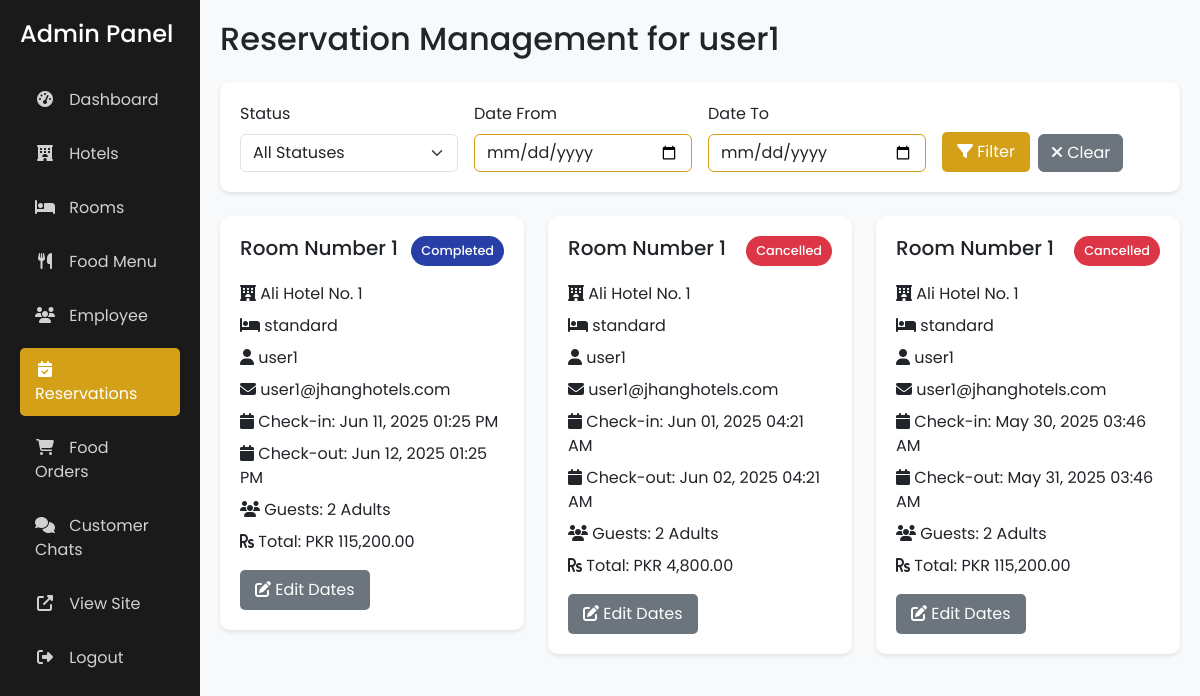
/admin/reservations.php?user_id=3 (signed in), run on an earlier commit of the app's database.
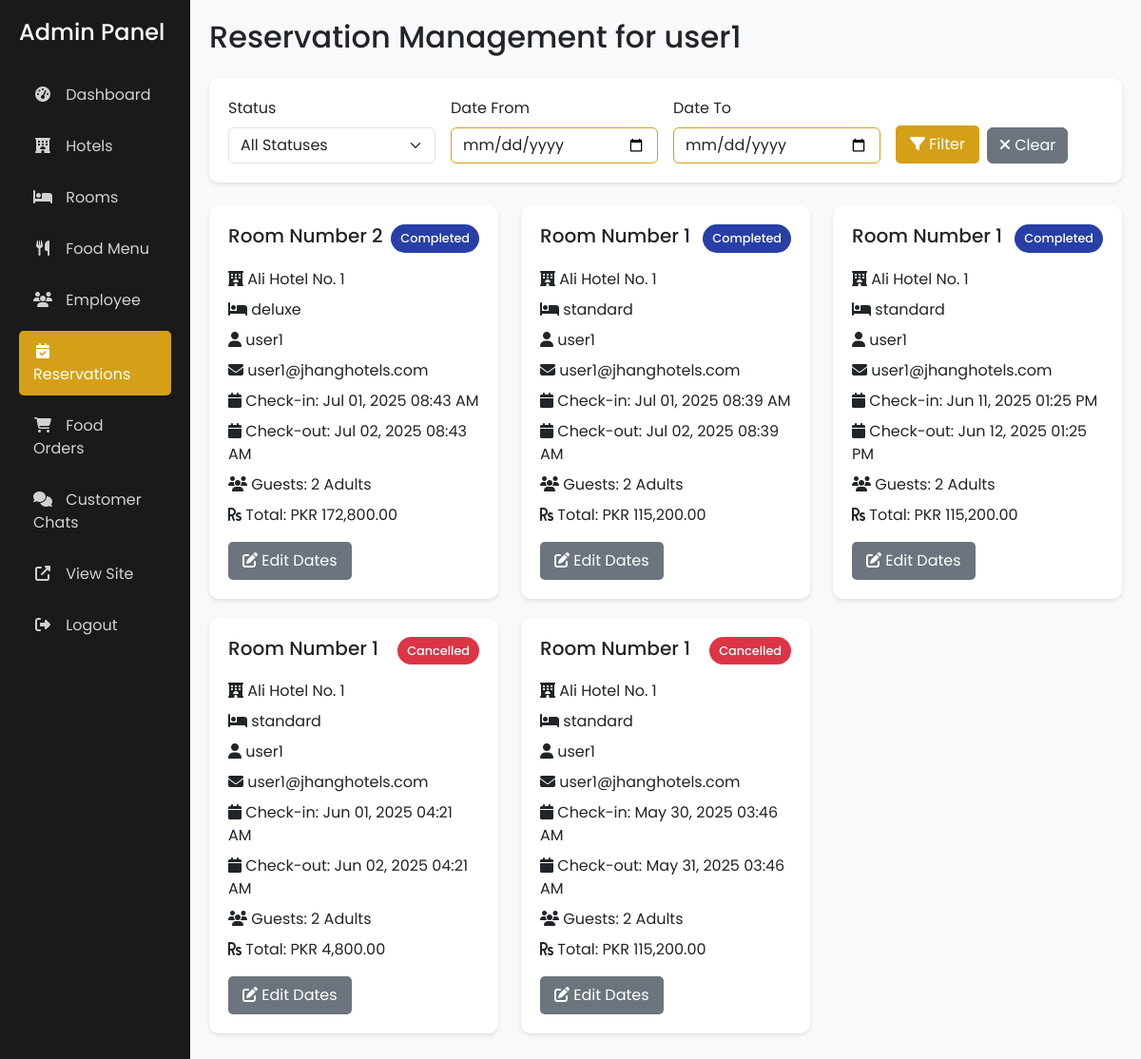
And on a later commit of the database.
### tables this page shows
CREATE TABLE `bookings` (
  `id` int(11) NOT NULL,
  `user_id` int(11) NOT NULL,
  `hotel_id` int(11) NOT NULL,
  `room_id` int(11) NOT NULL,
  `check_in_date` datetime NOT NULL,
  `check_out_date` datetime NOT NULL,
  `adults` int(11) NOT NULL,
  `children` int(11) NOT NULL,
  `total_price` decimal(10,2) NOT NULL,
  `booking_status` enum('pending','confirmed','cancelled','completed') DEFAULT 'pending',
  `created_at` timestamp NOT NULL DEFAULT current_timestamp(),
  `status` varchar(20) DEFAULT 'pending',
  `check_in` datetime DEFAULT NULL,
  `check_out` datetime DEFAULT NULL
);

CREATE TABLE `hotels` (
  `id` int(11) NOT NULL,
  `name` varchar(100) NOT NULL,
  `description` text DEFAULT NULL,
  `address` text NOT NULL,
  `city` varchar(50) NOT NULL,
  `phone` varchar(20) DEFAULT NULL,
  `email` varchar(100) DEFAULT NULL,
  `website` varchar(100) DEFAULT NULL,
  `image_url` varchar(255) DEFAULT NULL,
  `created_at` timestamp NOT NULL DEFAULT current_timestamp(),
  `updated_at` timestamp NOT NULL DEFAULT current_timestamp() ON UPDATE current_timestamp(),
  `vendor_id` int(11) NOT NULL,
  `average_rating` decimal(3,2) DEFAULT NULL COMMENT 'Stores the average rating (1.00-5.00) for the hotel'
);

CREATE TABLE `rooms` (
  `id` int(11) NOT NULL,
  `hotel_id` int(11) NOT NULL,
  `room_type` enum('standard','deluxe','suite','presidential_suite') NOT NULL,
  `description` text DEFAULT NULL,
  `price_per_hour` decimal(10,2) NOT NULL,
  `capacity` int(11) NOT NULL,
  `image_url` varchar(255) DEFAULT NULL,
  `amenities` text DEFAULT NULL,
  `status` enum('available','not available','maintenance') DEFAULT 'available',
  `created_at` timestamp NOT NULL DEFAULT current_timestamp(),
  `updated_at` timestamp NOT NULL DEFAULT current_timestamp() ON UPDATE current_timestamp()
);

CREATE TABLE `users` (
  `id` int(11) NOT NULL,
  `username` varchar(50) NOT NULL,
  `email` varchar(100) NOT NULL,
  `password` varchar(255) NOT NULL,
  `role` enum('admin','user') DEFAULT 'user',
  `status` enum('active','inactive','suspended') NOT NULL DEFAULT 'active',
  `created_at` timestamp NOT NULL DEFAULT current_timestamp(),
  `first_name` varchar(50) NOT NULL,
  `last_name` varchar(50) NOT NULL,
  `phone` varchar(20) DEFAULT NULL,
  `address` text DEFAULT NULL,
  `profile_image` varchar(255) DEFAULT '',
  `vendor_id` int(11) NOT NULL DEFAULT 0
);

### admin/reservations.php (the view, shortened to what the changed rows need)
<?php
require_once '../includes/session.php';
$user_id = isset($_GET['user_id']) ? (int)$_GET['user_id'] : null;
$sql = "SELECT b.*, h.name AS hotel_name, r.room_type, u.username, u.email
        FROM bookings b
        JOIN hotels h ON b.hotel_id = h.id
        JOIN rooms r ON b.room_id = r.id
        JOIN users u ON b.user_id = u.id
        WHERE h.vendor_id = ?";
$params = array($_SESSION['user_id']);
$types = "i";
if ($user_id !== null) {
    $sql .= " AND b.user_id = ?";
    $params[] = $user_id;
    $types .= "i";
    $user_sql = "SELECT username FROM users WHERE id = ? LIMIT 1";
    $user_stmt = mysqli_prepare($conn, $user_sql);
    mysqli_stmt_bind_param($user_stmt, "i", $user_id);
    mysqli_stmt_execute($user_stmt);
    $user_result = mysqli_stmt_get_result($user_stmt);
    $user_row = mysqli_fetch_assoc($user_result);
    $username_filter = $user_row ? " for " . htmlspecialchars($user_row['username']) : '';
} else {
    $username_filter = '';
}
$sql .= " ORDER BY b.booking_status = 'pending' DESC, b.created_at DESC";
$stmt = mysqli_prepare($conn, $sql);
if (!empty($params)) {
    mysqli_stmt_bind_param($stmt, $types, ...$params);
}
mysqli_stmt_execute($stmt);
$bookings = mysqli_stmt_get_result($stmt);
?>
<!DOCTYPE html>
<html lang="en">
<head>
    <link href="https://cdn.jsdelivr.net/npm/bootstrap@5.3.0/dist/css/bootstrap.min.css" rel="stylesheet">
    <link rel="stylesheet" href="https://cdnjs.cloudflare.com/ajax/libs/font-awesome/6.4.2/css/all.min.css">
</head>
<body>
    <div class="container-fluid">
        <div class="row">
            <div class="col-md-9 col-lg-10 main-content">
                <h2 class="mb-4">Reservation Management<?php echo $username_filter; ?></h2>
                <div class="row">
                    <?php while($booking = mysqli_fetch_assoc($bookings)): ?>
                        <div class="col-md-6 col-lg-4">
                            <div class="booking-card">
                                <div class="d-flex justify-content-between align-items-start mb-3">
                                    <h5 class="mb-0">Room Number <?php echo htmlspecialchars($booking['room_id']); ?></h5>
                                    <span class="status-badge status-<?php echo strtolower($booking['booking_status']); ?>">
                                        <?php echo ucfirst($booking['booking_status']); ?>
                                    </span>
                                </div>
                                <p class="mb-2">
                                    <i class="fas fa-hotel"></i>
                                    <?php echo htmlspecialchars($booking['hotel_name']); ?>
                                </p>
                                <p class="mb-2">
                                    <i class="fas fa-bed"></i>
                                    <?php echo htmlspecialchars($booking['room_type']); ?>
                                </p>
                                <p class="mb-2">
                                    <i class="fas fa-user"></i>
                                    <?php echo htmlspecialchars($booking['username']); ?>
                                </p>
                                <p class="mb-2">
                                    <i class="fas fa-envelope"></i>
                                    <?php echo htmlspecialchars($booking['email']); ?>
                                </p>
                                <p class="mb-2">
                                    <i class="fas fa-calendar"></i>
                                    Check-in: <?php echo date('M d, Y h:i A', strtotime($booking['check_in_date'])); ?>
                                </p>
                                <p class="mb-2">
                                    <i class="fas fa-calendar"></i>
                                    Check-out: <?php echo date('M d, Y h:i A', strtotime($booking['check_out_date'])); ?>
                                </p>
                                <p class="mb-2">
                                    <i class="fas fa-users"></i>
                                    Guests: <?php echo $booking['adults']; ?> Adult<?php echo $booking['adults'] > 1 ? 's' : ''; ?>
                                </p>
                                <p class="mb-3">
                                    <i class="fas fa-rupee-sign"></i>
                                    Total: PKR <?php echo number_format($booking['total_price'], 2); ?>
                                </p>
                                <div class="d-flex gap-2 flex-wrap">
                                    <button type="button" class="btn btn-edit" data-bs-toggle="modal" data-bs-target="#editDatesModal<?php echo $booking['id']; ?>">
                                        <i class="fas fa-edit"></i> Edit Dates
                                    </button>
                                </div>
                            </div>
                        </div>
                    <?php endwhile; ?>
                </div>
            </div>
        </div>
    </div>
</body>
</html>

What changed in the data, as far as the page shows it:
added bookings: room "2", booking_status "Completed", hotel.name "Ali Hotel No. 1", room.room_type "deluxe", user.username "user1", user.email "user1@jhanghotels.com", check_in_date "Jul 01, 2025 08:43 AM", check_out_date "Jul 02, 2025 08:43 AM", adults "2", total_price "172,800.00"
added bookings: room "1", booking_status "Completed", hotel.name "Ali Hotel No. 1", room.room_type "standard", user.username "user1", user.email "user1@jhanghotels.com", check_in_date "Jul 01, 2025 08:39 AM", check_out_date "Jul 02, 2025 08:39 AM", adults "2", total_price "115,200.00"
